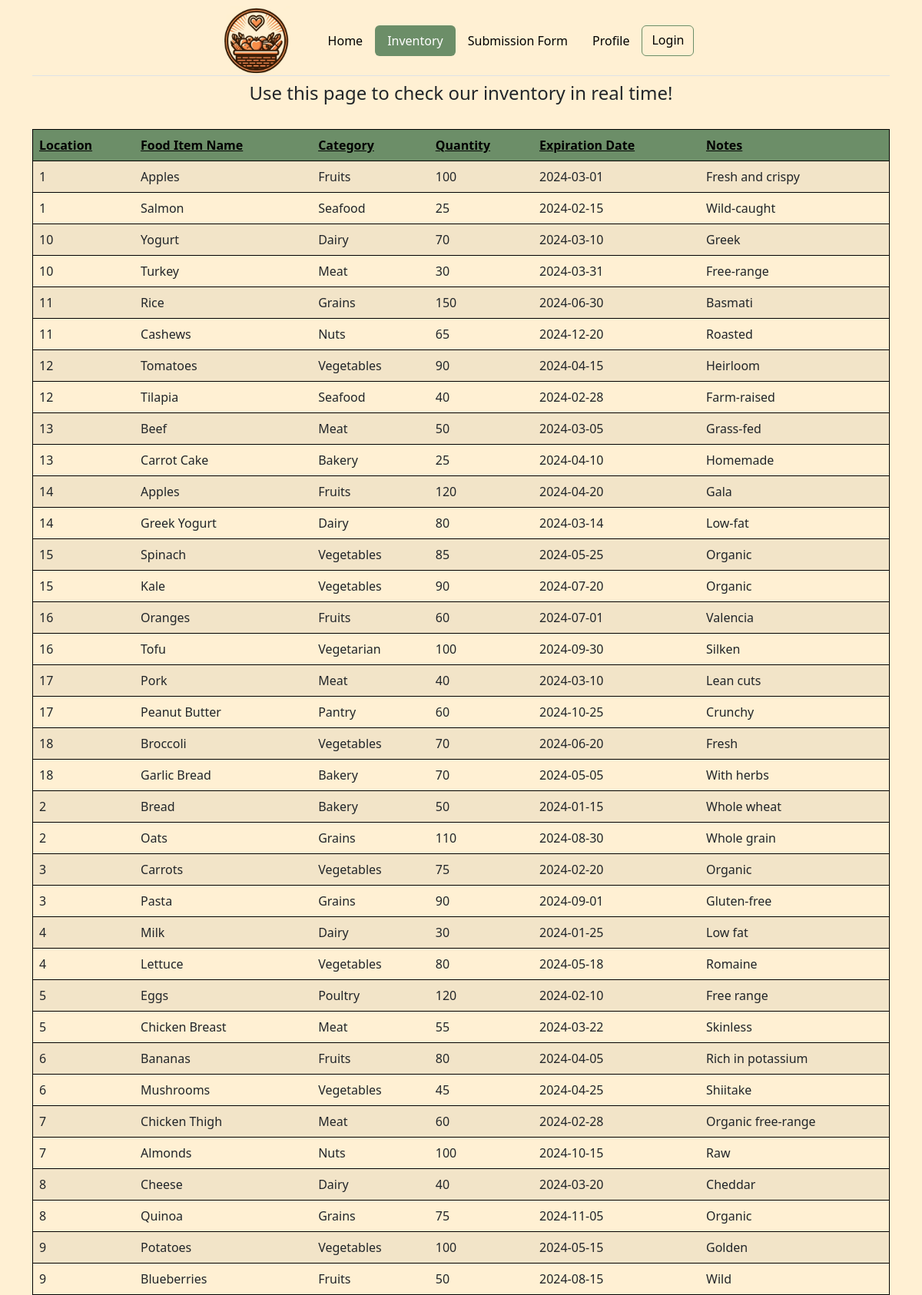
The page /inventory.php on the database its author committed.
### tables this page shows
CREATE TABLE food (
    food_id INT AUTO_INCREMENT PRIMARY KEY,
    food_name VARCHAR(50) NOT NULL,
    category VARCHAR(50),
    quantity INT,
    expiry_date DATE,
    notes VARCHAR(50),
    donor_name VARCHAR(50),
    donor_address VARCHAR(50),
    location VARCHAR(50),
    donor_id INT,
    location_id INT,
    FOREIGN KEY (donor_id) REFERENCES donor(donor_id),
    FOREIGN KEY (location_id) REFERENCES location(location_id)
);

### inventory.php (the view, shortened to what this page needs)
<!DOCTYPE html>
<html lang="en">
<head>
  <link href="https://cdn.jsdelivr.net/npm/bootstrap@5.2.3/dist/css/bootstrap.min.css" rel="stylesheet"
>
  <link rel = "stylesheet" href = "css/styles.css">
</head>
<body>
  <div class="container mt-2 mb-2">
    <header class="d-flex flex-wrap align-items-center justify-content-center border-bottom">
      <a href="index.php" class="d-flex align-items-center me-3">
        <img src="img/newlogo.jpg" alt="project_logo" width="90" height="90">
      </a>
      <ul class="nav nav-pills">
        <li class="nav-item ms-3"><a href="index.php" class="nav-link">Home</a></li>
        <li class="nav-item"><a href="inventory.php" style="background-color: #6c8e68;" class="nav-link active">Inventory</a></li>
        <li class="nav-item"><a href="submission.php" class="nav-link">Submission Form</a></li>
        <li class="nav-item"><a href="home.php" class="nav-link">Profile</a></li>
        <?php if (isset($_SESSION['login_id'])) : ?>
          <a href="logout.php" class="btn btn-outline-primary me-2" style="color: black; border-color: #6c8e68;">Logout</a>
        <?php else : ?>
          <a href="login.php" class="btn btn-outline-primary me-2" style="color: black; border-color: #6c8e68;">Login</a>
        <?php endif; ?>
      </ul>
    </header>
  </div>
  <h4 class="text-center">Use this page to check our inventory in real time!</h4>
  <br>
  <div class="container">
    <table class="table table-hover table-striped">
      <thead>
        <tr>
          <th scope="col"><a
              href="?sort_by=location&sort_order=<?php echo $sortOrder === 'ASC' ? 'DESC' : 'ASC'; ?>">Location</a></th>
          <th scope="col"><a
              href="?sort_by=food_name&sort_order=<?php echo $sortOrder === 'ASC' ? 'DESC' : 'ASC'; ?>">Food Item
              Name</a></th>
          <th scope="col"><a
              href="?sort_by=category&sort_order=<?php echo $sortOrder === 'ASC' ? 'DESC' : 'ASC'; ?>">Category</a></th>
          <th scope="col"><a
              href="?sort_by=quantity&sort_order=<?php echo $sortOrder === 'ASC' ? 'DESC' : 'ASC'; ?>">Quantity</a></th>
          <th scope="col"><a
              href="?sort_by=expiry_date&sort_order=<?php echo $sortOrder === 'ASC' ? 'DESC' : 'ASC'; ?>">Expiration
              Date</a></th>
          <th scope="col"><a
              href="?sort_by=notes&sort_order=<?php echo $sortOrder === 'ASC' ? 'DESC' : 'ASC'; ?>">Notes</a></th>
        </tr>
      </thead>
      <tbody>
        <?php
        $conn = mysqli_connect("db.luddy.indiana.edu", "i494f23_team21", "my+sql=i494f23_team21", "i494f23_team21");
        $sql = "SELECT location, food_name, category, quantity, expiry_date, notes FROM food ORDER BY " . $_SESSION["sort_by"] . " " . $_SESSION['sort_order'];
        $result = mysqli_query($conn, $sql);
        if (mysqli_num_rows($result) > 0) {
          while ($row = mysqli_fetch_assoc($result)) {
            echo "<tr>
                      <td> " . htmlspecialchars($row["location"]) . " </td>
                      <td> " . htmlspecialchars($row["food_name"]) . " </td>
                      <td> " . htmlspecialchars($row["category"]) . " </td>
                      <td> " . htmlspecialchars($row["quantity"]) . " </td>
                      <td> " . htmlspecialchars($row["expiry_date"]) . " </td>
                      <td> " . htmlspecialchars($row["notes"]) . " </td>
                    </tr>";
          }
        } else {
          echo "<tr><td colspan='6'>No results found.</td></tr>";
        }
        ?>
      </tbody>
    </table>
  </div>
</body>
</html>

### css/styles.css (style rules this page uses)
.nav-pills .nav-link { color: black; }
html, body { height: 100%; margin: 0; padding: 0; }
body { background-color: #fff0d3; }
.table thead th { background-color: #6c8e68; }
.table thead th a { color: black; }
.table { border: 1px solid black; }

### rows shown on the page
food: location "1", food_name "Apples", category "Fruits", quantity "100", expiry_date "2024-03-01", notes "Fresh and crispy"
food: location "1", food_name "Salmon", category "Seafood", quantity "25", expiry_date "2024-02-15", notes "Wild-caught"
food: location "10", food_name "Yogurt", category "Dairy", quantity "70", expiry_date "2024-03-10", notes "Greek"
food: location "10", food_name "Turkey", category "Meat", quantity "30", expiry_date "2024-03-31", notes "Free-range"
food: location "11", food_name "Rice", category "Grains", quantity "150", expiry_date "2024-06-30", notes "Basmati"
food: location "11", food_name "Cashews", category "Nuts", quantity "65", expiry_date "2024-12-20", notes "Roasted"
food: location "12", food_name "Tomatoes", category "Vegetables", quantity "90", expiry_date "2024-04-15", notes "Heirloom"
food: location "12", food_name "Tilapia", category "Seafood", quantity "40", expiry_date "2024-02-28", notes "Farm-raised"
food: location "13", food_name "Beef", category "Meat", quantity "50", expiry_date "2024-03-05", notes "Grass-fed"
food: location "13", food_name "Carrot Cake", category "Bakery", quantity "25", expiry_date "2024-04-10", notes "Homemade"
food: location "14", food_name "Apples", category "Fruits", quantity "120", expiry_date "2024-04-20", notes "Gala"
food: location "14", food_name "Greek Yogurt", category "Dairy", quantity "80", expiry_date "2024-03-14", notes "Low-fat"
food: location "15", food_name "Spinach", category "Vegetables", quantity "85", expiry_date "2024-05-25", notes "Organic"
food: location "15", food_name "Kale", category "Vegetables", quantity "90", expiry_date "2024-07-20", notes "Organic"
food: location "16", food_name "Oranges", category "Fruits", quantity "60", expiry_date "2024-07-01", notes "Valencia"
food: location "16", food_name "Tofu", category "Vegetarian", quantity "100", expiry_date "2024-09-30", notes "Silken"
food: location "17", food_name "Pork", category "Meat", quantity "40", expiry_date "2024-03-10", notes "Lean cuts"
food: location "17", food_name "Peanut Butter", category "Pantry", quantity "60", expiry_date "2024-10-25", notes "Crunchy"
food: location "18", food_name "Broccoli", category "Vegetables", quantity "70", expiry_date "2024-06-20", notes "Fresh"
food: location "18", food_name "Garlic Bread", category "Bakery", quantity "70", expiry_date "2024-05-05", notes "With herbs"
food: location "2", food_name "Bread", category "Bakery", quantity "50", expiry_date "2024-01-15", notes "Whole wheat"
food: location "2", food_name "Oats", category "Grains", quantity "110", expiry_date "2024-08-30", notes "Whole grain"
food: location "3", food_name "Carrots", category "Vegetables", quantity "75", expiry_date "2024-02-20", notes "Organic"
food: location "3", food_name "Pasta", category "Grains", quantity "90", expiry_date "2024-09-01", notes "Gluten-free"
food: location "4", food_name "Milk", category "Dairy", quantity "30", expiry_date "2024-01-25", notes "Low fat"
food: location "4", food_name "Lettuce", category "Vegetables", quantity "80", expiry_date "2024-05-18", notes "Romaine"
food: location "5", food_name "Eggs", category "Poultry", quantity "120", expiry_date "2024-02-10", notes "Free range"
food: location "5", food_name "Chicken Breast", category "Meat", quantity "55", expiry_date "2024-03-22", notes "Skinless"
food: location "6", food_name "Bananas", category "Fruits", quantity "80", expiry_date "2024-04-05", notes "Rich in potassium"
food: location "6", food_name "Mushrooms", category "Vegetables", quantity "45", expiry_date "2024-04-25", notes "Shiitake"
food: location "7", food_name "Chicken Thigh", category "Meat", quantity "60", expiry_date "2024-02-28", notes "Organic free-range"
food: location "7", food_name "Almonds", category "Nuts", quantity "100", expiry_date "2024-10-15", notes "Raw"
food: location "8", food_name "Cheese", category "Dairy", quantity "40", expiry_date "2024-03-20", notes "Cheddar"
food: location "8", food_name "Quinoa", category "Grains", quantity "75", expiry_date "2024-11-05", notes "Organic"
food: location "9", food_name "Potatoes", category "Vegetables", quantity "100", expiry_date "2024-05-15", notes "Golden"
food: location "9", food_name "Blueberries", category "Fruits", quantity "50", expiry_date "2024-08-15", notes "Wild"
